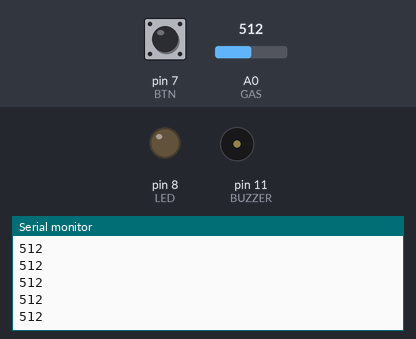
Bench run of a sketch on a simulated Arduino Uno, built with avr-gcc and run on an emulated ATmega328P. On the bench: output pins drawn as LEDs (lit = HIGH), buzzer (waves = sounding), the last lines printed to the serial monitor. The inputs (shaded band) are chosen by the test bench; at power-on: pin 7 (BTN) LOW, A0 (GAS) = 512.

Above: at 1.2 s.
1.3 s: pin 7 (BTN) pulled HIGH for 0.15 s
At 2.5 s:
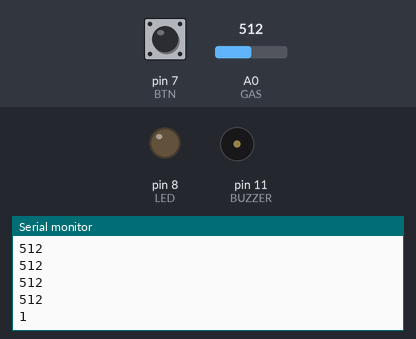
At 15.88 s:
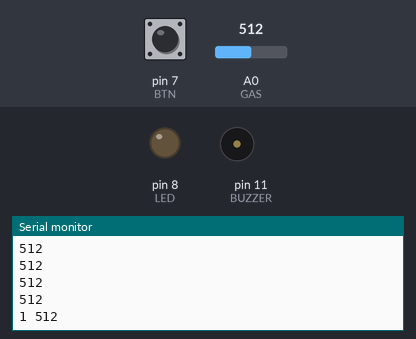

Measured:
- after the input at 1.3 s, the serial monitor: prints a new line after 0.07 s (image 1)

The sketch:

GAS_LED.ino
```cpp
#define GAS 0
#define LED 8
#define BTN 7
#define BUZZER 11

void setup()
{
  Serial.begin(9600);
  pinMode(LED, OUTPUT);
  pinMode(GAS, INPUT);
  pinMode(BTN, INPUT);
  pinMode(BUZZER, OUTPUT);
}
int OnOff = 0;
void loop()
  {
  int readV = digitalRead(BTN);
  int val = analogRead(GAS);

  if(readV == HIGH){
    OnOff = 1 - OnOff;
    Serial.print(OnOff);
    Serial.print(" ");
    delay(400);
  }

  if(OnOff == 1){
    if(val >= 150){
      digitalWrite(LED, LOW);
      OnOff = 0;
      for(int m = 0; m < 5; m++){
        for (int hz = 300; hz <= 1000; hz++){
          tone(BUZZER, hz);
          delay(2);
        }

       for (int hz = 1000; hz >= 300; hz--){
          tone(BUZZER, hz);
          delay(2);
          }
      noTone(BUZZER);
      }
    }
    else digitalWrite(LED, HIGH);
  }

  else{
    digitalWrite(LED, LOW);

  }

  Serial.println(val);
}
```
